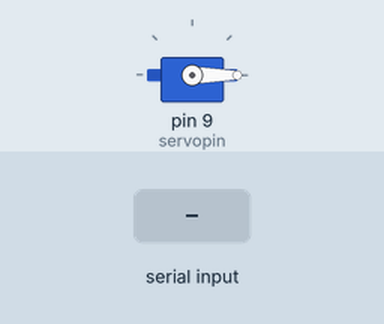
Simulated run of this sketch. Board: Arduino Uno, built with avr-gcc and run on an emulated ATmega328P. On the bench: servo. The test bench sets the inputs (shaded band). What the sketch prints to the serial monitor is not drawn.

Above: at 1.2 s.
1.3 s: "90,45\n" received over Serial
At 1.7 s:
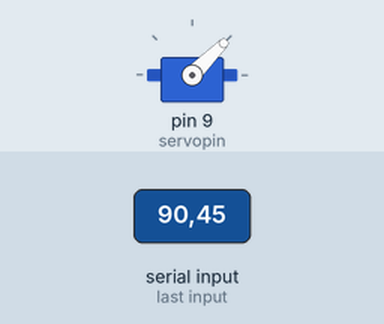
3.8 s: "30,150\n" received over Serial
At 4.6 s:
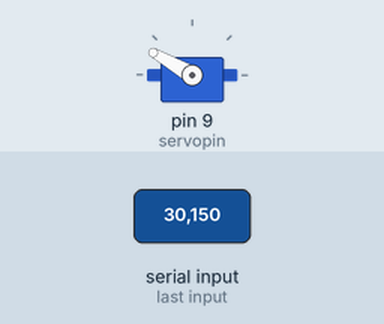
6.3 s: "200\n" received over Serial
At 6.6 s:
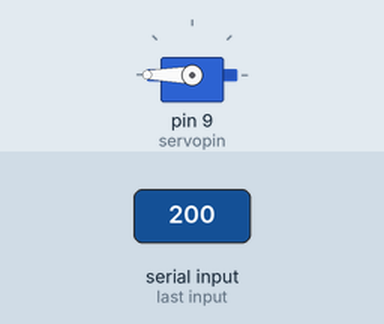
Timing chart, 0 to 9.3 s (numbered marks = the images above; inputs shaded):
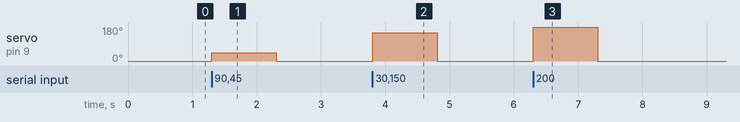

Measured:
- after the input at 1.3 s, servo on pin 9 (servopin): 0° → 45° at once, → 0° 1.0 s later
- after the input at 3.8 s, servo on pin 9 (servopin): 0° → 150° at once, → 0° 1.0 s later
- after the input at 6.3 s, servo on pin 9 (servopin): 0° → 180° at once, → 0° 1.0 s later

The sketch:

4_Servo_Serial.ino
```cpp
#include <Servo.h>
#define servopin 9

Servo servomotor;

void setup() {
  servomotor.attach(servopin);
  Serial.begin(9600);
  Serial.println("Start");
}

int angle=0;

void loop() {
  if(Serial.available()){
    angle = Serial.parseInt();
  }
  servomotor.write(angle);
}
```
